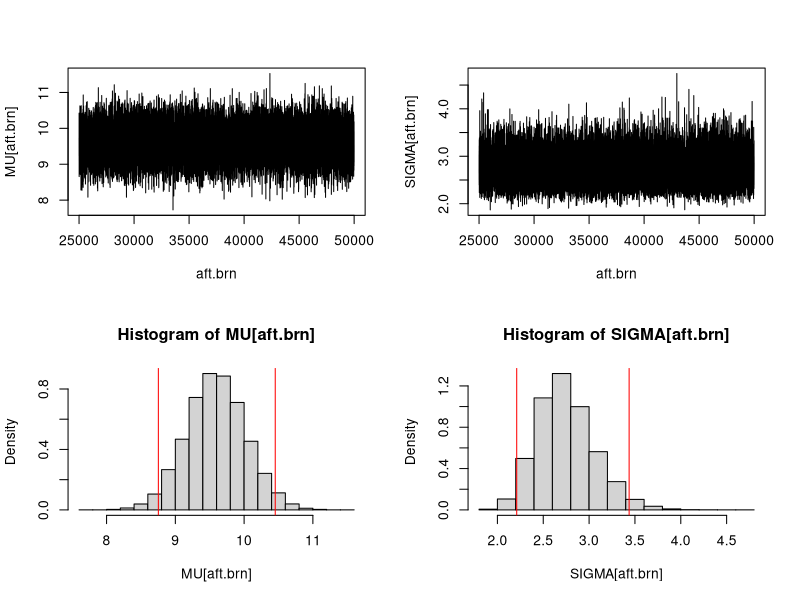
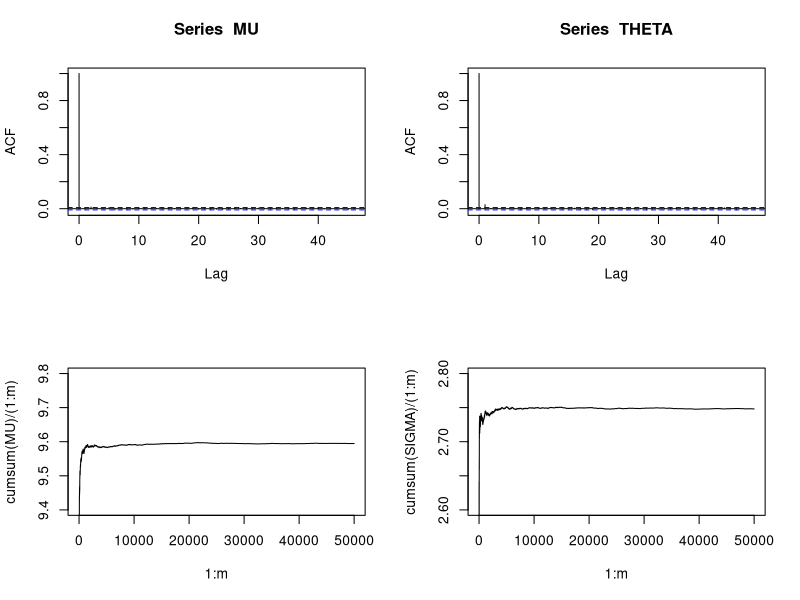
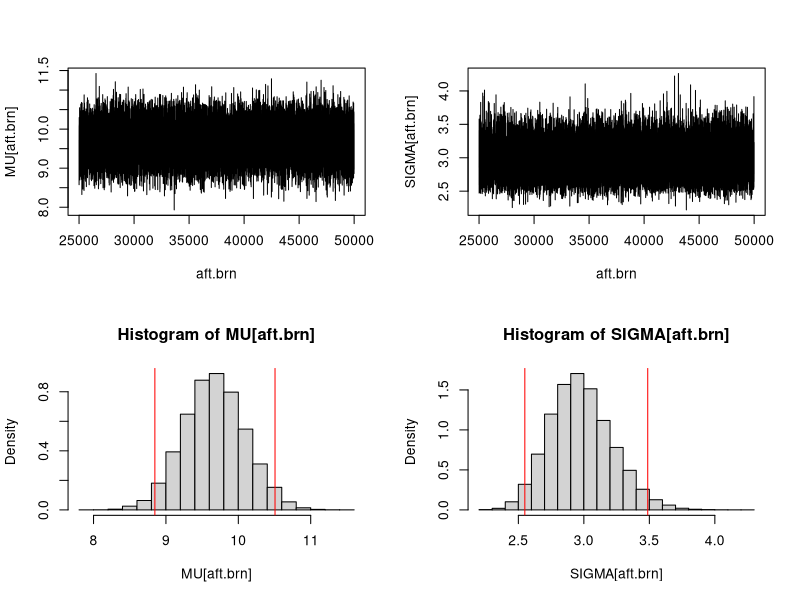
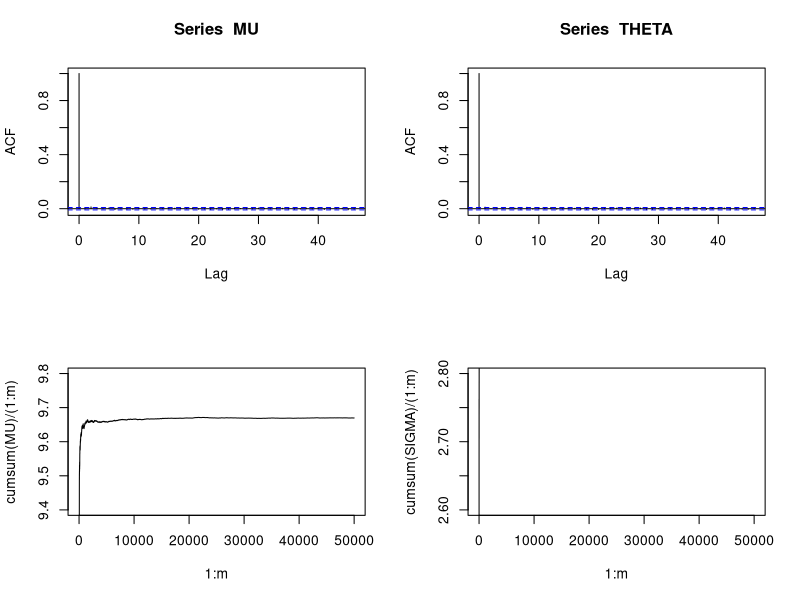

Here is the R script that generated these plots, in order:
### Gibbs sampling for mean and variance estimation of unknown normal distribution

## Gibbs sampling with uninformative priors
set.seed(1237)                     # set randomizer seed
m=50000                            # set num iterations
MU=numeric(m);  THETA=numeric(m);  # sampled values
THETA[1]=1;                        # inital value
n=41; x.bar=9.6; x.var=2.73^2;     # data
mu.0=0; th.0=400;                  # mu prors
alp.0=1/2; kap.0=1/5;              # theta priors

for (i in 2:m)
{
  th.up=1/(n/THETA[i-1]+1/th.0)
  mu.up=(n*x.bar/THETA[i-1]+mu.0/th.0)*th.up
  MU[i]=rnorm(1,mu.up,sqrt(th.up))
  
  alp.up=n/2+alp.0
  kap.up=kap.0+((n-1)*x.var+n*(x.bar-MU[i])^2)/2
  THETA[i]=1/rgamma(1,alp.up,kap.up)
}

# Bayesian point and probability interval estimates
aft.brn=(m/2+1):m                                         # discard first half of simulations
mean(MU[aft.brn])                                         # point estimate mu
bi.MU=quantile(MU[aft.brn],c(.025,.975)); bi.MU           # 95% confidence interval mu
mean(THETA[aft.brn])                                      # point estimate theta
bi.THETA=quantile(THETA[aft.brn],c(.025,.975)); bi.THETA  # 95% confidence interval theta
SIGMA=sqrt(THETA)
mean(SIGMA[aft.brn])                                      # point estimate of sigma
bi.SIGMA=sqrt(bi.THETA); bi.SIGMA                         # 95% confidence interval sigma

# Plot diagnostic graphs for correlation and distribution of samples
par(mfrow=c(2,2))
  plot(aft.brn,MU[aft.brn],type="l")
  plot(aft.brn,SIGMA[aft.brn],type="l")
  hist(MU[aft.brn],prob=T); abline(v=bi.MU, col="red")
  hist(SIGMA[aft.brn],prob=T); abline(v=bi.SIGMA, col="red")
par(mfrow=c(1,1))

# Plot diagnostic graphs for ACF and cumulative average of samples
par(mfrow=c(2,2))
  acf(MU); acf(THETA);
  plot(1:m,cumsum(MU)/(1:m),type="l", ylim=c(9.4,9.8))
  plot(1:m,cumsum(SIGMA)/(1:m),type="l",ylim=c(2.6,2.8))
par(mfrow=c(1,1))


## Gibbs sampling with informative priors
set.seed(1237)                     # set randomizer seed
m=50000                            # num iterations
MU=numeric(m);  THETA=numeric(m);  # sampled values
THETA[1]=1;                        # inital value
n=41; x.bar=9.6; x.var=2.73^2;     # data
mu.0=10; th.0=1;                   # mu priors
alp.0=20; kap.0=200;               # theta priors

for (i in 2:m)
{
  th.up=1/(n/THETA[i-1]+1/th.0)
  mu.up=(n*x.bar/THETA[i-1]+mu.0/th.0)*th.up
  MU[i]=rnorm(1,mu.up,sqrt(th.up))
  
  alp.up=n/2+alp.0
  kap.up=kap.0+((n-1)*x.var+n*(x.bar-MU[i])^2)/2
  THETA[i]=1/rgamma(1,alp.up,kap.up)
}

# Bayesian point and probability interval estimates
aft.brn=(m/2+1):m                                         # discard first half of simulations
mean(MU[aft.brn])                                         # point estimate mu
bi.MU=quantile(MU[aft.brn],c(.025,.975)); bi.MU           # 95% confidence interval mu
mean(THETA[aft.brn])                                      # point estimate theta
bi.THETA=quantile(THETA[aft.brn],c(.025,.975)); bi.THETA  # 95% confidence interval theta
SIGMA=sqrt(THETA)
mean(SIGMA[aft.brn])                                      # point estimate of sigma
bi.SIGMA=sqrt(bi.THETA); bi.SIGMA                         # 95% confidence interval sigma

# Plot diagnostic graphs for correlation and distribution of samples
par(mfrow=c(2,2))
plot(aft.brn,MU[aft.brn],type="l")
plot(aft.brn,SIGMA[aft.brn],type="l")
hist(MU[aft.brn],prob=T); abline(v=bi.MU, col="red")
hist(SIGMA[aft.brn],prob=T); abline(v=bi.SIGMA, col="red")
par(mfrow=c(1,1))

# Plot diagnostic graphs for ACF and cumulative average of samples
par(mfrow=c(2,2))
acf(MU); acf(THETA);
plot(1:m,cumsum(MU)/(1:m),type="l", ylim=c(9.4,9.8))
plot(1:m,cumsum(SIGMA)/(1:m),type="l",ylim=c(2.6,2.8))
par(mfrow=c(1,1))



## Frequentist parameter estimation
x.bar                                       # point estimate mu
x.bar+c(-1,1)*qt(.975,40)*sqrt(x.var/n)     # 95% confidence interval mu
sqrt(x.var)                                 # point estimate sigma
sqrt((n-1)*x.var/qchisq(c(.975,.025),n-1))  # 95% confidence interval sigma

